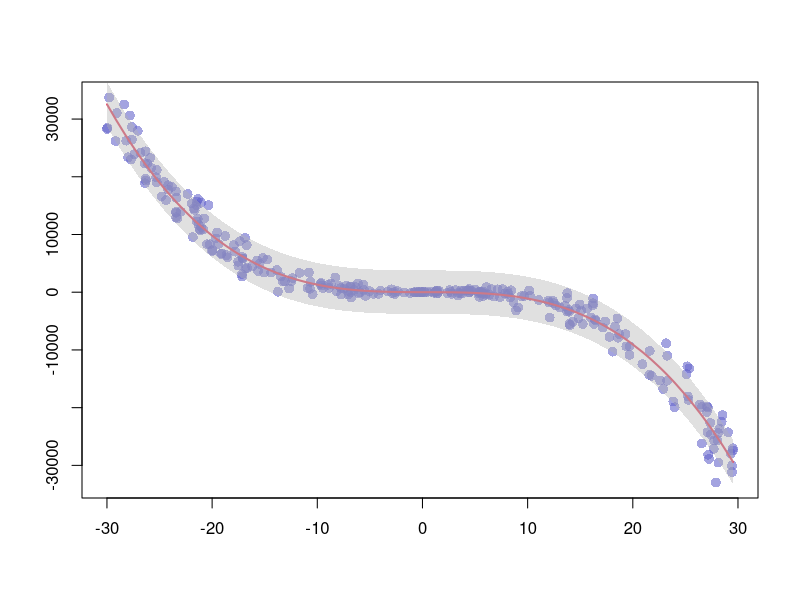

Write the R code that produced this figure.
## ---- chunk 1
'Hello World'
## ---- chunk 2
x <- runif(300,  min=-30, max=30) 
y <- -1.2*x^3 + 1.1 * x^2 - x + 10 + rnorm(length(x),0,100*abs(x)) 
 
## Can we find a polynome that fit this function ?
model <- lm(y ~ x + I(x^2) + I(x^3))
myPredict <- predict(model, interval="predict")
 
# Basic plot of x and y :
plot(x, y, col=rgb(0.4,0.4,0.8,0.6), pch=16 , cex=1.3 , xlab="" , ylab="") 
  ix <- sort(x, index.return=T)$ix
  lines(x[ix], myPredict[ix , 1], col=2, lwd=2)  
  polygon(
    c(rev(x[ix]), x[ix]),
    c(rev(myPredict[ix, 3]), myPredict[ix, 2]),
    col = rgb(0.7, 0.7, 0.7, 0.4) ,
    border=NA)
